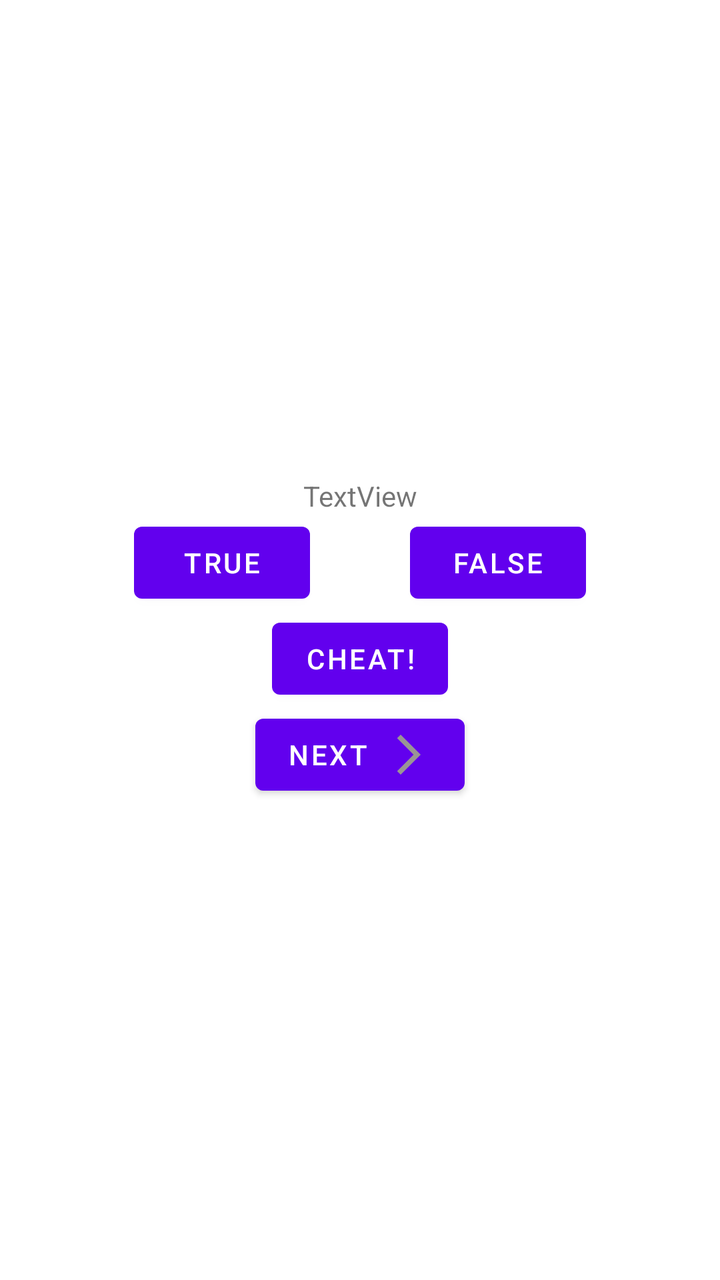
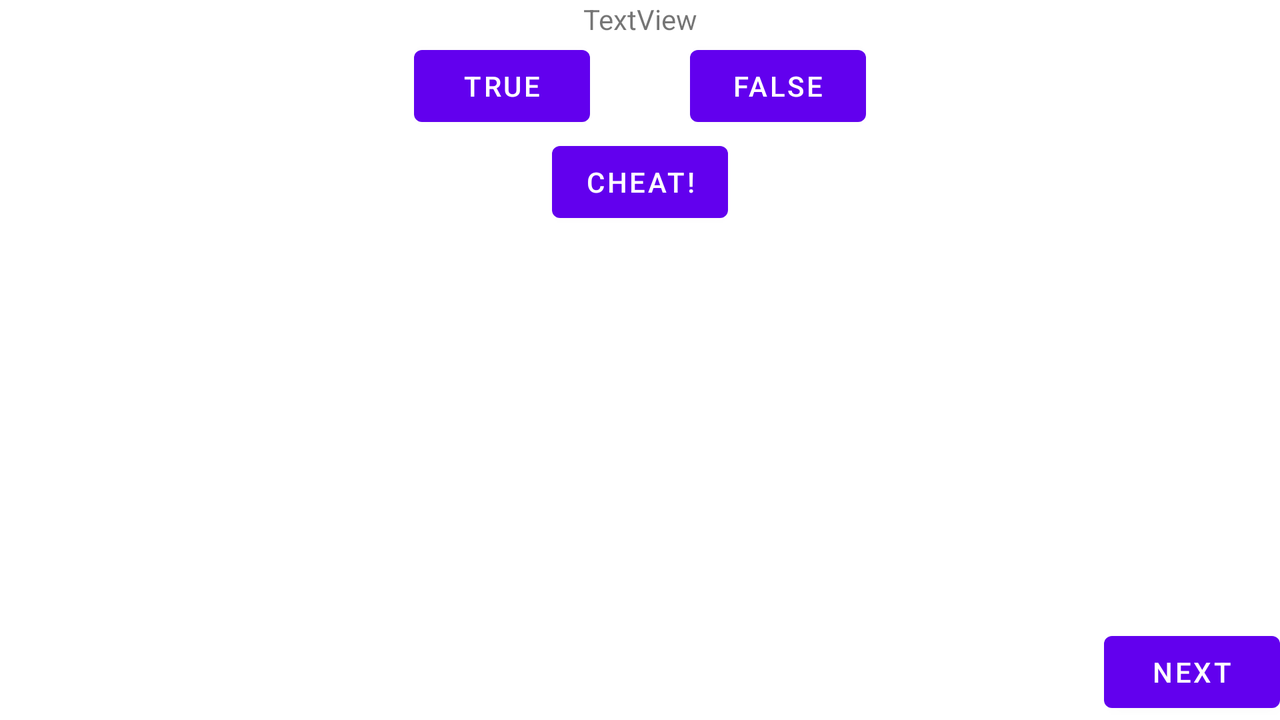

One screen, two layout resources from the same app: the default and the repository's alternative for another configuration. Each is rendered where Android would select it; the XML of both is given below.
<!-- AndroidManifest.xml: application theme Theme.Horizontal -->
<!-- res/layout/activity_main.xml -->
<?xml version="1.0" encoding="utf-8"?>
<LinearLayout xmlns:android="http://schemas.android.com/apk/res/android"
    xmlns:app="http://schemas.android.com/apk/res-auto"
    xmlns:tools="http://schemas.android.com/tools"
    android:layout_width="match_parent"
    android:layout_height="match_parent"
    tools:context=".MainActivity"
    android:orientation="vertical"
    android:gravity="center">


    <TextView
        android:id="@+id/textView1"
        android:layout_width="match_parent"
        android:layout_height="wrap_content"
        android:gravity="center"
        android:text="TextView" />
    <LinearLayout
        android:layout_width="wrap_content"
        android:layout_height="wrap_content"
        android:orientation="horizontal">
        <Button
            android:id="@+id/true1"
            android:layout_width="match_parent"
            android:layout_height="wrap_content"
            android:text="TRUE"
            android:layout_marginRight="50dp"/>
        <Button
            android:id="@+id/false1"
            android:layout_width="match_parent"
            android:layout_height="wrap_content"
            android:text="FALSE" />

    </LinearLayout>
    <Button
        android:id="@+id/cheat1"
        android:layout_width="wrap_content"
        android:layout_height="wrap_content"
        android:text="CHEAT!"
        />


    <Button
        android:id="@+id/next1"
        android:layout_width="wrap_content"
        android:layout_height="wrap_content"
        android:drawableEnd="@drawable/ic_baseline_arrow_forward_ios_r2"

        android:text="NEXT" />



</LinearLayout>
<!-- resources referenced by this layout -->
<resources>
  <!-- drawable ic_baseline_arrow_forward_ios_r2 (drawable) -->
  <vector android:autoMirrored="true" android:height="24dp"
      android:tint="#9A9595" android:viewportHeight="24"
      android:viewportWidth="24" android:width="24dp" xmlns:android="http://schemas.android.com/apk/res/android">
      <path android:fillColor="@android:color/white" android:pathData="M6.23,20.23l1.77,1.77l10,-10l-10,-10l-1.77,1.77l8.23,8.23z"/>
  </vector>
  <style name="Theme.Horizontal" parent="Theme.MaterialComponents.DayNight.DarkActionBar">
          
          <item name="colorPrimary">@color/purple_500</item>
          <item name="colorPrimaryVariant">@color/purple_700</item>
          <item name="colorOnPrimary">@color/white</item>
          
          <item name="colorSecondary">@color/teal_200</item>
          <item name="colorSecondaryVariant">@color/teal_700</item>
          <item name="colorOnSecondary">@color/black</item>
          
          <item name="android:statusBarColor" tools:targetApi="l">?attr/colorPrimaryVariant</item>
          
      </style>
</resources>
<!-- res/layout-land/activity_main.xml (the repository's variant of the layout above) -->
<!-- drawn on the phone turned sideways -->
<?xml version="1.0" encoding="utf-8"?>
<LinearLayout xmlns:android="http://schemas.android.com/apk/res/android"
    android:orientation="vertical"
    android:layout_width="match_parent"
    android:layout_height="match_parent"
    android:gravity="center">
    <TextView
        android:id="@+id/textView1"
        android:layout_width="match_parent"
        android:layout_height="wrap_content"
        android:gravity="center"
        android:text="TextView" />
    <LinearLayout
        android:layout_width="wrap_content"
        android:layout_height="wrap_content"
        android:orientation="horizontal">
        <Button
            android:id="@+id/true1"
            android:layout_width="match_parent"
            android:layout_height="wrap_content"
            android:text="TRUE"
            android:layout_marginRight="50dp"/>
        <Button
            android:id="@+id/false1"
            android:layout_width="match_parent"
            android:layout_height="wrap_content"
            android:text="FALSE" />

    </LinearLayout>
    <Button
        android:id="@+id/cheat1"
        android:layout_width="wrap_content"
        android:layout_height="wrap_content"
        android:text="CHEAT!"
        />
    <LinearLayout
        android:layout_width="match_parent"
        android:layout_height="match_parent"
        android:gravity="end|bottom">


        <Button
            android:id="@+id/next1"
            android:layout_width="wrap_content"
            android:layout_height="wrap_content"

            android:text="NEXT" />
    </LinearLayout>


</LinearLayout>
<!-- resources referenced by the variant -->
<!-- as the phone turned sideways resolves them -->
<resources>
  <style name="Theme.Horizontal" parent="Theme.MaterialComponents.DayNight.DarkActionBar">
          
          <item name="colorPrimary">@color/purple_500</item>
          <item name="colorPrimaryVariant">@color/purple_700</item>
          <item name="colorOnPrimary">@color/white</item>
          
          <item name="colorSecondary">@color/teal_200</item>
          <item name="colorSecondaryVariant">@color/teal_700</item>
          <item name="colorOnSecondary">@color/black</item>
          
          <item name="android:statusBarColor" tools:targetApi="l">?attr/colorPrimaryVariant</item>
          
      </style>
</resources>
